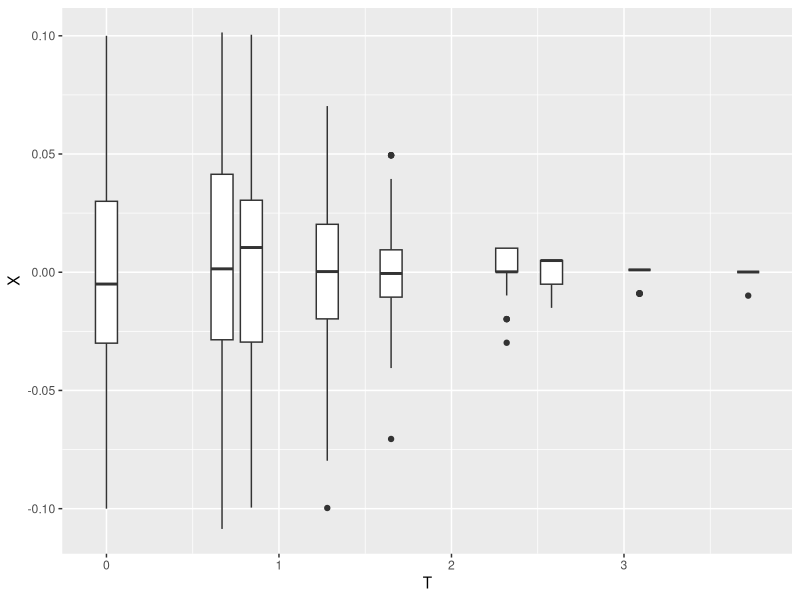
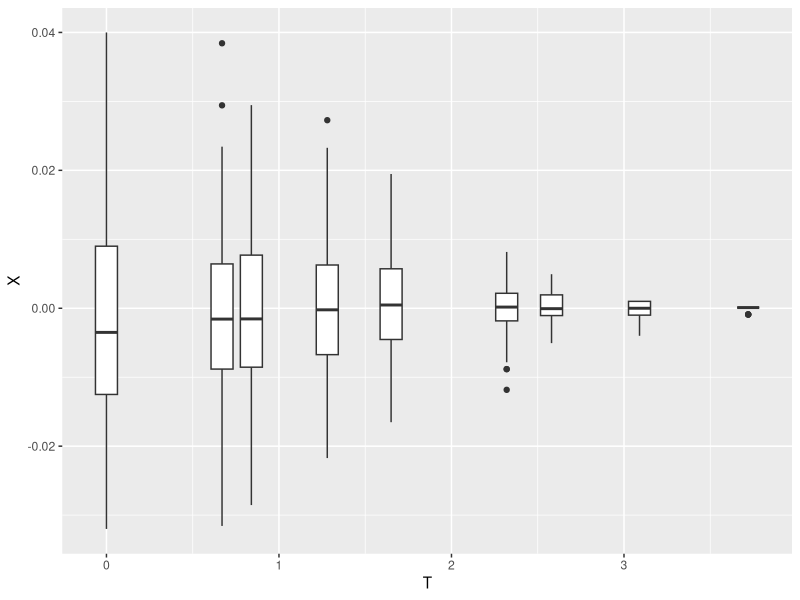
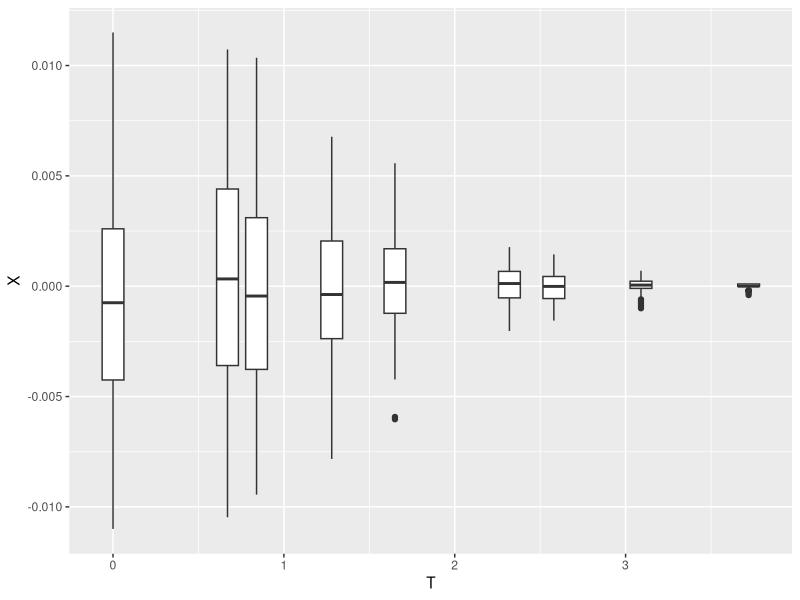

Write the R code that produced these figures, in order.
# The true value for comparison
library(tidyverse)
t=c(0.0,0.67, 0.84,1.28,1.65,2.32,2.58,3.09,3.72)
x=pnorm( t, mean = 0, sd = 1)

n1=10^2
z1=c(rep(0,9))
w1=matrix(0,9,n1)
y1=c(rnorm(n1,mean=0,sd=1))
for(k in 1:9)
{
  for(j in 1:n1)
  {w1[k,j]=sign(y1[j]<=t[k])}
  z1[k]=sum(w1[k,])/n1}

n2=10^3
z2=c(rep(0,9))
w2=matrix(0,9,n2)
y2=c(rnorm(n2,mean=0,sd=1))
for(k in 1:9)
{
  for(j in 1:n2)
  {w2[k,j]=sign(y2[j]<=t[k])}
  z2[k]=sum(w2[k,])/n2}


n3=10^4
z3=c(rep(0,9))
w3=matrix(0,9,n3)
y3=c(rnorm(n3,mean=0,sd=1))
for(k in 1:9)
{
  for(j in 1:n3)
  {w3[k,j]=sign(y3[j]<=t[k])}
  z3[k]=sum(w3[k,])/n3}


tb<-tibble(
  t=t,
  true=x,
  value1=z1,
  value2=z2,
  value3=z3
)

knitr::kable(head(tb), booktabs = TRUE,
             caption = 'The true value for comparison')
			 
			 

# When n=10^2
x=pnorm(  c(0.0,0.67, 0.84,1.28,1.65,2.32,2.58,3.09,3.72), mean = 0, sd = 1)
t=c(0.0,0.67, 0.84,1.28,1.65,2.32,2.58,3.09,3.72)

n=10^2
z=matrix(0,100,9)
w=matrix(0,9,n)

for(p in 1:100)
{ y=c(rnorm(n,mean=0,sd=1))
  for(k in 1:9)
  {
   for(j in 1:n)
  {w[k,j]=sign(y[j]<=t[k])}
z[p,k]=sum(w[k,])/n}}
z=as.data.frame(z)
r=c(z$V1,z$V2,z$V3,z$V4,z$V5,z$V6,z$V7,z$V8,z$V9)
e=c(rep(0.0,100),rep(0.67,100),rep(0.84,100),rep(1.28,100),rep(1.65,100),rep(2.32,100),rep(2.58,100),rep(3.09,100),rep(3.72,100))
q=data.frame(T=rep(0,100),X=0)
for(s in 1:900)
{q[s,2]=r[s]}
for(s in 1:900)
{q[s,1]=e[s]}

for(a in 1:100)
 { q[a,2]=q[a,2]-x[1]
 q[a+100,2]=q[a+100,2]-x[2]
 q[a+200,2]=q[a+200,2]-x[3]
 q[a+300,2]=q[a+300,2]-x[4]
 q[a+400,2]=q[a+400,2]-x[5]
 q[a+500,2]=q[a+500,2]-x[6]
 q[a+600,2]=q[a+600,2]-x[7]
 q[a+700,2]=q[a+700,2]-x[8]
 q[a+800,2]=q[a+800,2]-x[9]}
library(ggplot2)
ggplot(q,aes(T,X,group=T)) + geom_boxplot()
# When n=10^3
x=pnorm(  c(0.0,0.67, 0.84,1.28,1.65,2.32,2.58,3.09,3.72), mean = 0, sd = 1)
t=c(0.0,0.67, 0.84,1.28,1.65,2.32,2.58,3.09,3.72)

n=10^3
z=matrix(0,100,9)
w=matrix(0,9,n)

for(p in 1:100)
{ y=c(rnorm(n,mean=0,sd=1))
  for(k in 1:9)
  {
   for(j in 1:n)
  {w[k,j]=sign(y[j]<=t[k])}
z[p,k]=sum(w[k,])/n}}
z=as.data.frame(z)
r=c(z$V1,z$V2,z$V3,z$V4,z$V5,z$V6,z$V7,z$V8,z$V9)
e=c(rep(0.0,100),rep(0.67,100),rep(0.84,100),rep(1.28,100),rep(1.65,100),rep(2.32,100),rep(2.58,100),rep(3.09,100),rep(3.72,100))
q=data.frame(T=rep(0,100),X=0)
for(s in 1:900)
{q[s,2]=r[s]}
for(s in 1:900)
{q[s,1]=e[s]}

for(a in 1:100)
 { q[a,2]=q[a,2]-x[1]
 q[a+100,2]=q[a+100,2]-x[2]
 q[a+200,2]=q[a+200,2]-x[3]
 q[a+300,2]=q[a+300,2]-x[4]
 q[a+400,2]=q[a+400,2]-x[5]
 q[a+500,2]=q[a+500,2]-x[6]
 q[a+600,2]=q[a+600,2]-x[7]
 q[a+700,2]=q[a+700,2]-x[8]
 q[a+800,2]=q[a+800,2]-x[9]}
library(ggplot2)
ggplot(q,aes(T,X,group=T)) + geom_boxplot()
# When n=10^4
x=pnorm(  c(0.0,0.67, 0.84,1.28,1.65,2.32,2.58,3.09,3.72), mean = 0, sd = 1)
t=c(0.0,0.67, 0.84,1.28,1.65,2.32,2.58,3.09,3.72)

n=10^4
z=matrix(0,100,9)
w=matrix(0,9,n)

for(p in 1:100)
{ y=c(rnorm(n,mean=0,sd=1))
  for(k in 1:9)
  {
   for(j in 1:n)
  {w[k,j]=sign(y[j]<=t[k])}
z[p,k]=sum(w[k,])/n}}
z=as.data.frame(z)
r=c(z$V1,z$V2,z$V3,z$V4,z$V5,z$V6,z$V7,z$V8,z$V9)
e=c(rep(0.0,100),rep(0.67,100),rep(0.84,100),rep(1.28,100),rep(1.65,100),rep(2.32,100),rep(2.58,100),rep(3.09,100),rep(3.72,100))
q=data.frame(T=rep(0,100),X=0)
for(s in 1:900)
{q[s,2]=r[s]}
for(s in 1:900)
{q[s,1]=e[s]}

for(a in 1:100)
 { q[a,2]=q[a,2]-x[1]
 q[a+100,2]=q[a+100,2]-x[2]
 q[a+200,2]=q[a+200,2]-x[3]
 q[a+300,2]=q[a+300,2]-x[4]
 q[a+400,2]=q[a+400,2]-x[5]
 q[a+500,2]=q[a+500,2]-x[6]
 q[a+600,2]=q[a+600,2]-x[7]
 q[a+700,2]=q[a+700,2]-x[8]
 q[a+800,2]=q[a+800,2]-x[9]}
library(ggplot2)
ggplot(q,aes(T,X,group=T)) + geom_boxplot()
